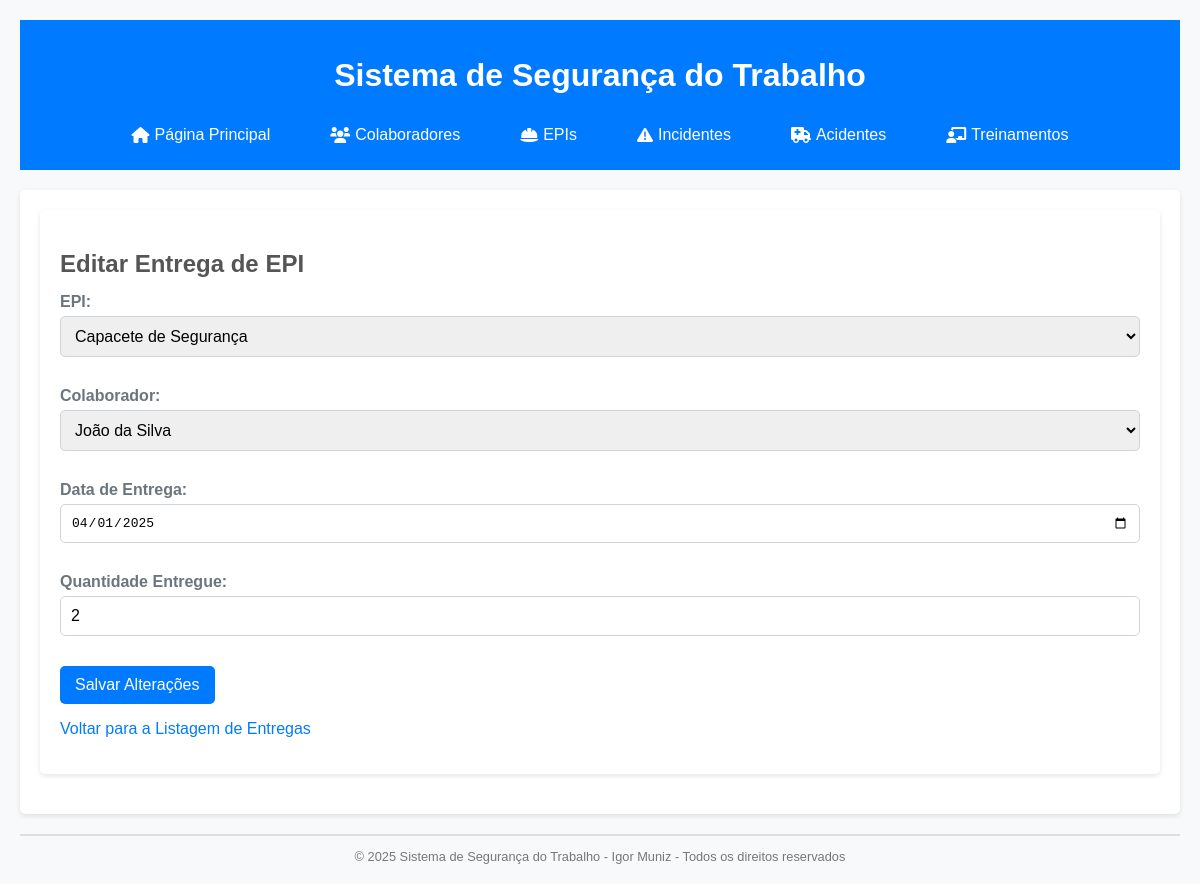
The app's page /editar_entrega_epi/1 with its own data.
### tables this page shows
CREATE TABLE entregas_epi (
    id INTEGER PRIMARY KEY AUTOINCREMENT,
    epi_id INTEGER NOT NULL,
    colaborador_id INTEGER,
    data_entrega TEXT NOT NULL,
    quantidade_entregue INTEGER NOT NULL,
    tipo_movimentacao TEXT NOT NULL,
    nota_fiscal TEXT,
    preco_unitario REAL,
    preco_total REAL,
    fornecedor TEXT,        -- Nova coluna
    FOREIGN KEY (epi_id) REFERENCES epis(id),
    FOREIGN KEY (colaborador_id) REFERENCES colaboradores(id)
);

CREATE TABLE epis (
    id INTEGER PRIMARY KEY AUTOINCREMENT,
    nome TEXT NOT NULL UNIQUE,
    ca TEXT,
    descricao TEXT NOT NULL,
    fabricante TEXT,
    data_validade TEXT,
    controlar_periodicidade TEXT NOT NULL DEFAULT 'Nao',
    periodicidade_troca INTEGER,
    quantidade_estoque INTEGER NOT NULL DEFAULT 0,
    estoque_minimo INTEGER NOT NULL DEFAULT 0
);

CREATE TABLE colaboradores (
    id INTEGER PRIMARY KEY AUTOINCREMENT,
    nome_completo TEXT NOT NULL,
    rg TEXT NOT NULL UNIQUE,
    cpf TEXT NOT NULL UNIQUE,
    funcao TEXT NOT NULL,
    setor TEXT NOT NULL,
    data_admissao TEXT NOT NULL,
    status TEXT NOT NULL DEFAULT 'Ativo',
    data_desligamento TEXT
);

### app.py (the view)
@app.route('/editar_entrega_epi/<int:id>', methods=['GET'])
def editar_entrega_epi(id):
    db = get_db()
    entrega = db.execute("""
        SELECT en.id, en.epi_id, en.colaborador_id, en.data_entrega, en.quantidade_entregue
        FROM entregas_epi en
        WHERE en.id = ?
    """, (id,)).fetchone()
    epis = db.execute("SELECT * FROM epis").fetchall()
    colaboradores = db.execute("SELECT * FROM colaboradores").fetchall()
    if entrega:
        return render_template('editar_entrega_epi.html', entrega=entrega, epis=epis, colaboradores=colaboradores)
    else:
        return "Entrega de EPI não encontrada."

### database.py (called while the page is built)
def get_db():
    db = sqlite3.connect(DATABASE)
    db.row_factory = sqlite3.Row  # Isso permite acessar as colunas por nome
    return db

### templates/editar_entrega_epi.html (shortened to what this page needs)
{% extends 'base.html' %}
{% block content %}
<section class="form-section">
    <h1>
        Editar Entrega de EPI
    </h1>
    {% if entrega %}
    <form method="POST" action="/editar_entrega_epi/{{ entrega['id'] }}">
        <div class="form-group">
            <label for="epi_id">
                EPI:
            </label>
            <select id="epi_id" name="epi_id" required>
                {% for epi in epis %}
                    <option value="{{ epi['id'] }}" {% if entrega['epi_id'] == epi['id'] %} selected {% endif %}>
                        {{ epi['nome'] }}
                    </option>
                {% endfor %}
            </select>
        </div>
        <div class="form-group">
            <label for="colaborador_id">
                Colaborador:
            </label>
            <select id="colaborador_id" name="colaborador_id" required>
                {% for colaborador in colaboradores %}
                    <option value="{{ colaborador['id'] }}" {% if entrega['colaborador_id'] == colaborador['id'] %} selected {% endif %}>
                        {{ colaborador['nome_completo'] }}
                    </option>
                {% endfor %}
            </select>
        </div>
        <div class="form-group">
            <label for="data_entrega">
                Data de Entrega:
            </label>
            <input type="date" id="data_entrega" name="data_entrega" value="{{ entrega['data_entrega'] }}" required>
        </div>
        <div class="form-group">
            <label for="quantidade_entregue">
                Quantidade Entregue:
            </label>
            <input type="number" id="quantidade_entregue" name="quantidade_entregue" value="{{ entrega['quantidade_entregue'] }}" required>
        </div>
        <button type="submit" class="form-button">
            Salvar Alterações
        </button>
    </form>
    {% else %}
        <p>Entrega de EPI não encontrada.</p>
    {% endif %}
    <p><a href="/listar_entregas_epi">Voltar para a Listagem de Entregas</a></p>
</section>
{% endblock %}

### static/style.css (style rules this page uses)
body { font-family: sans-serif; margin: 20px; background-color: #f8f9fa; color: #6c757d; }
a { color: #007bff; text-decoration: none; transition: color 0.3s ease; }
main, .form-section, .list-section { background-color: #fff; padding: 20px; border-radius: 5px; box-shadow: 0 2px 5px rgba(0, 0, 0, 0.1); margin-bottom: 20px; }
main h1, .form-section h1, .list-section h1 { font-size: 1.5em; color: #555; margin-bottom: 15px; }
.form-group { margin-bottom: 15px; }
.form-group label, label { display: block; margin-bottom: 5px; font-weight: bold; }
.form-group input[type="text"], .form-group input[type="date"], .form-group input[type="number"], .form-group select, .form-group textarea, input[type="text"], input[type="date"], input[type="number"], select, textarea { width: 100%; padding: 10px; margin-bottom: 15px; border: 1px solid #ced4da; border-radius: 5px; box-sizing: border-box; font-size: 1em; }
.form-button, button[type="submit"], .action-button { background-color: #007bff; color: #fff; padding: 10px 15px; border: none; border-radius: 5px; cursor: pointer; font-size: 1em; transition: background-color 0.3s ease; }

### records on screen
entregas_epi: epi_id "Capacete de Segurança", colaborador_id "João da Silva", data_entrega "04/01/2025", quantidade_entregue "2"
